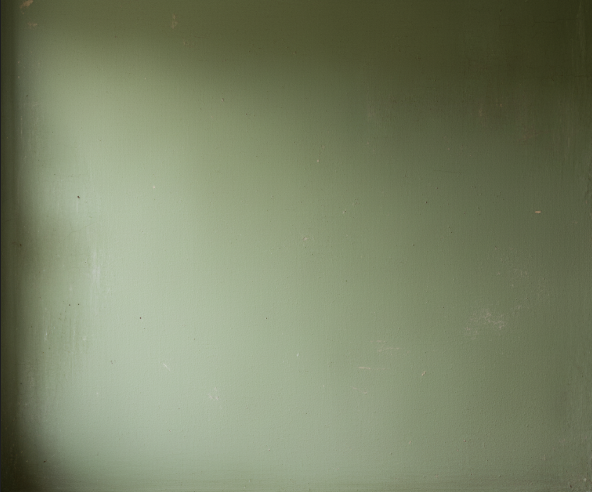
#> input picture GreenWallImage.png, 592 x 492 px, found by its file name
$ python colorage.py
#> lines starting #> are read from the running program, lines starting #| are printed output that depends on the picture; after the words box and inside, x2 and y2 are one past the last pixel; in counts of white or black regions, pixels touching at a corner belong together; long printed decimals are rounded
# Importing Required Packages
import cv2
import numpy as np
import matplotlib.pyplot as plt

# The analyze_paint_fading function
def analyze_paint_fading(image_path):

    # Step 1: Load image
    img = cv2.imread(image_path)
#> img is the input picture: shape (492, 592, 3); mean B, G, R 102.6, 130.7, 122.1
    if img is None:
        raise ValueError(f"Image not found at path: {image_path}")

    # Step 2: Convert to HSV for Saturation analysis
    hsv = cv2.cvtColor(img, cv2.COLOR_BGR2HSV)
#> hsv: shape (492, 592, 3); mean H, S, V 39.3, 61.2, 130.7

    # Extract the Saturation channel (S-channel)
    saturation_channel = hsv[:, :, 1]
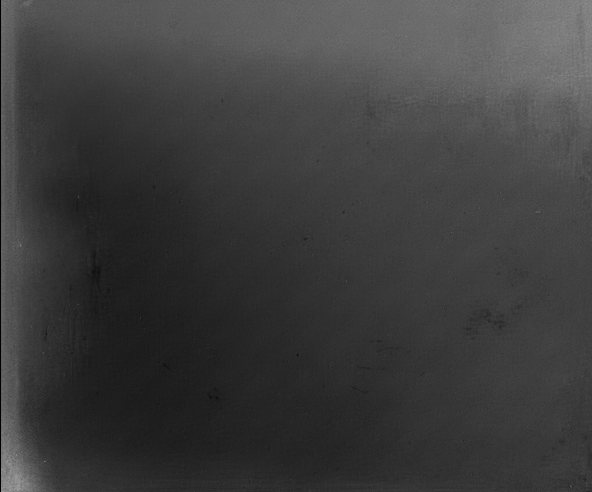
#> saturation_channel: shape (492, 592); min 0, max 158, mean 61.2
    value_channel = hsv[:, :, 2]
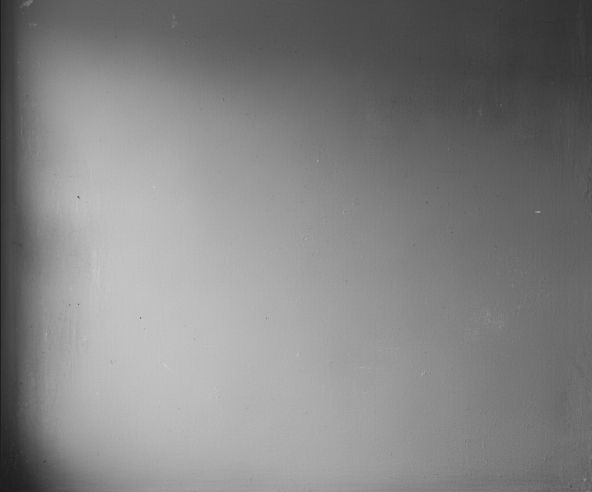
#> value_channel: shape (492, 592); min 25, max 210, mean 130.7

    # --- Step 3: Identify a Representative Area of the Paint (Masking) ---
    # Create a mask to isolate the wall surface (V between 50 and 230)
    lower_V = 50
    upper_V = 230
    wall_mask = cv2.inRange(value_channel, lower_V, upper_V)
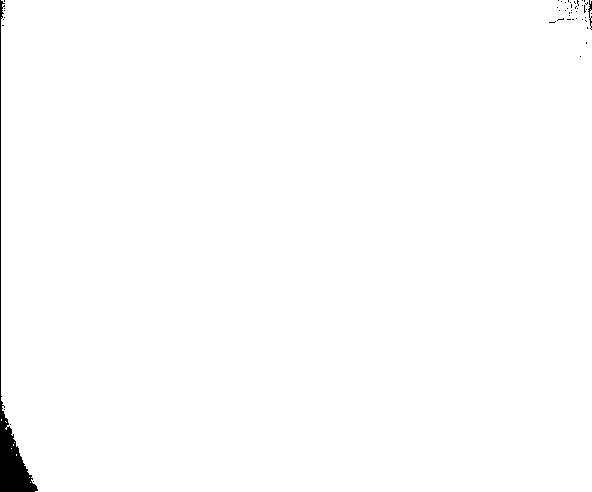
#> wall_mask: shape (492, 592); 99.2% white; 48 black regions (46 under 20 px), largest, box (x1, y1, x2, y2) and area: (0, 0, 38, 492) 2053, (588, 0, 592, 30) 50

    # Remove areas of complex texture (edges/cracks)
    gray = cv2.cvtColor(img, cv2.COLOR_BGR2GRAY)
    edges = cv2.Canny(gray, 50, 150)
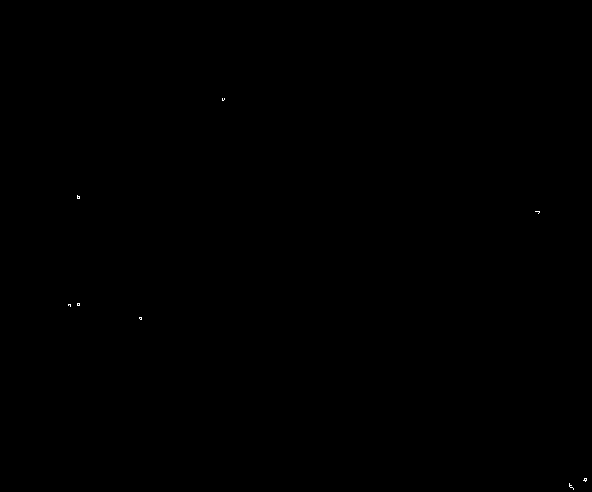
#> edges: shape (492, 592); 0.02% white in thin lines or dots, all inside (x1, y1, x2, y2) = (68, 98, 587, 490)
    kernel = np.ones((5,5), np.uint8)
    edges_dilated = cv2.dilate(edges, kernel, iterations=1)
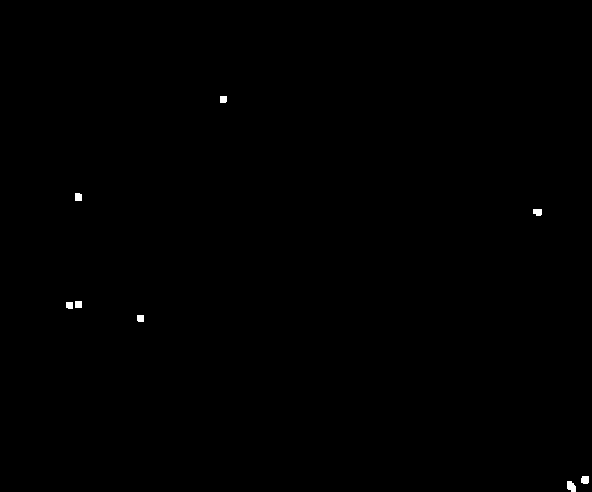
#> edges_dilated: shape (492, 592); 0.15% white; 8 white regions, largest, box (x1, y1, x2, y2) and area: (567, 481, 576, 492) 77, (581, 476, 589, 484) 59, (533, 209, 542, 216) 56

    # Final robust mask for the smooth, central wall area:
    texture_mask = cv2.bitwise_and(wall_mask, wall_mask, mask = ~edges_dilated)
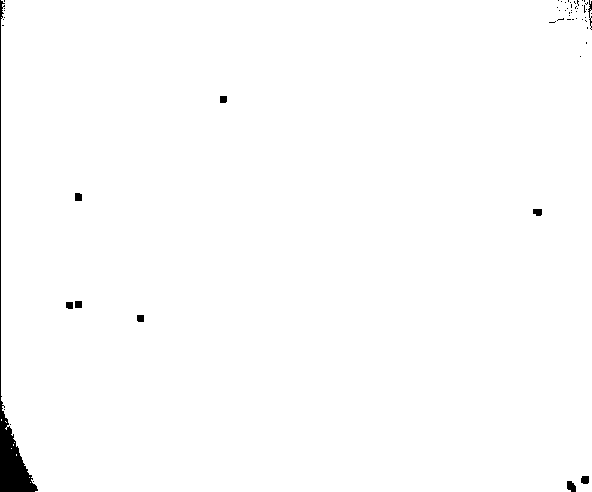
#> texture_mask: shape (492, 592); 99.1% white; 56 black regions (46 under 20 px), largest, box (x1, y1, x2, y2) and area: (0, 0, 38, 492) 2053, (567, 481, 576, 492) 77, (581, 476, 589, 484) 59

    # --- Step 4: Calculate Mean Saturation (The Fading Metric) ---
    # Use the robust mask to calculate the mean saturation only on the clean paint area.
    valid_pixels = saturation_channel[texture_mask > 0]

    if valid_pixels.size == 0:
        print("Warning: Could not isolate a clean paint area for analysis. Returning 0 saturation and 100 fading score.")
        mean_saturation = 0
    else:
        # Saturation values range from 0 (pure gray/white) to 255 (pure color)
        mean_saturation = np.mean(valid_pixels)
#> mean_saturation = 60.97

    # --- Step 4.5: Calculate Analyzed Area in Pixels ---
    # Count the number of white pixels in the texture_mask
    analyzed_area_pixels = np.sum(texture_mask > 0)
#> analyzed_area_pixels = 288628

    # --- Step 5: Calculate Fading Score ---
    max_saturation = 200 # Assumed Max Saturation (as per your code)
    if max_saturation <= 0:
        fading_score = 100.0
    else:
        fading_score = 100.0 * (1 - (mean_saturation / max_saturation))
#> fading_score = 69.51

    # Clamp score between 0 and 100
    fading_score = max(0, min(100, fading_score))

    # --- Step 6: Display Results ---

    # Create an overlay for the analyzed area
    overlay = img.copy()
    overlay[texture_mask > 0] = [255, 0, 0] # Highlight analyzed area in blue
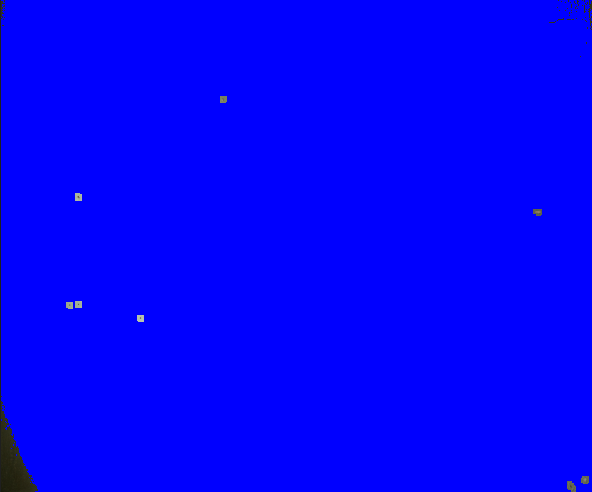
#> overlay: shape (492, 592, 3); mean B, G, R 253, 0.5, 0.5

    # Shwoing the image
    cv2.imshow("Original Image", img) # cv2.cvtColor(img, cv2.COLOR_BGR2RGB)
    cv2.waitKey(0)
    cv2.destroyAllWindows()

    # [18 lines of commented-out code are left out]

    print(f"Mean Paint Saturation (S-Channel): {mean_saturation:.2f} (Max 255)")
#| Mean Paint Saturation (S-Channel): 60.97 (Max 255)
    print(f"Assumed Max Saturation for Score: {max_saturation}")
    print(f"Estimated Fading Score (0=New, 100=Max Fade): {fading_score:.2f}")
#| Estimated Fading Score (0=New, 100=Max Fade): 69.51
    print(f"Analyzed Area (in pixels): {analyzed_area_pixels}")
#| Analyzed Area (in pixels): 288628

    # Determining the Paint Age based on the fading score
    if fading_score <= 0.25:
        print(f"The paint with fading score {fading_score} is New")
    elif fading_score > 0.25 and fading_score <= 0.55:
        print(f"The paint with fading score {fading_score} is Old")
    else:
        print(f"The paint with fading score {fading_score} is Very Old")
#| The paint with fading score 69.513 is Very Old

    return mean_saturation, fading_score

# Execute the analysis
if __name__ == "__main__":
    image_path = r"C:\Users\Webbies\Jupyter_Notebooks\Berger_Site_Inspection_Exterior\InputImages\GreenWallImage.png"
    mean_sat, fade_score = analyze_paint_fading(image_path)
#> mean_sat = 60.97; fade_score = 69.51

$ run again, with CrackImage.png copied over GreenWallImage.png
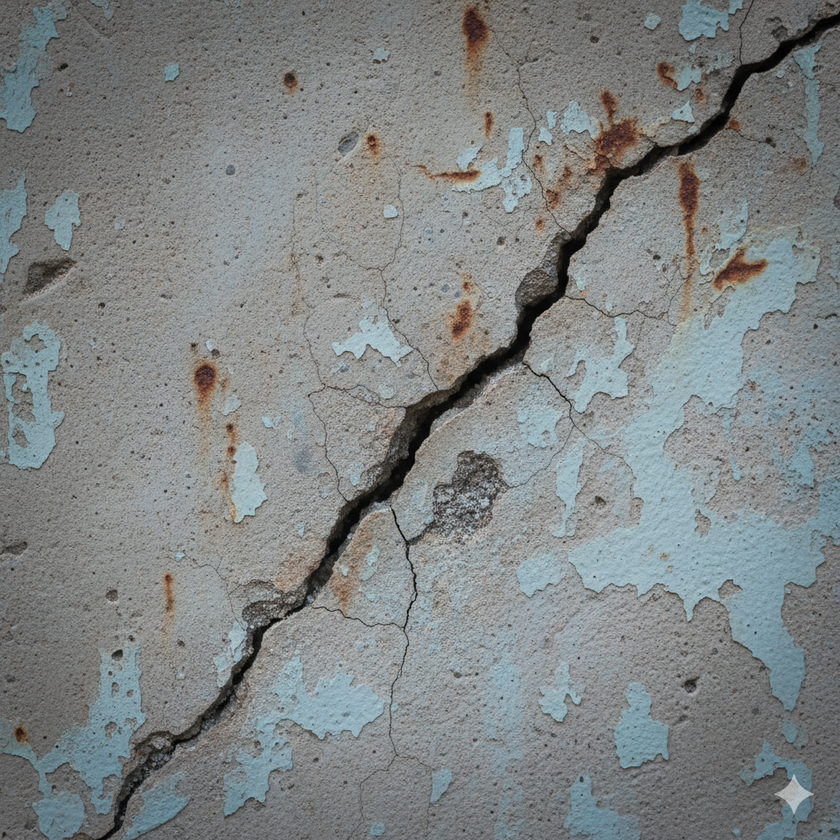
#> input picture CrackImage.png, 840 x 840 px, shrunk from 1024 x 1024 before the run, found by its file name
#> in analyze_paint_fading, img is the input picture: shape (840, 840, 3); mean B, G, R 132.2, 132.1, 127.6
#> hsv: shape (840, 840, 3); mean H, S, V 67.8, 20.2, 135.5
#> in analyze_paint_fading, `wall_mask = cv2.inRange(value_channel, lower_V, upper_V)`:
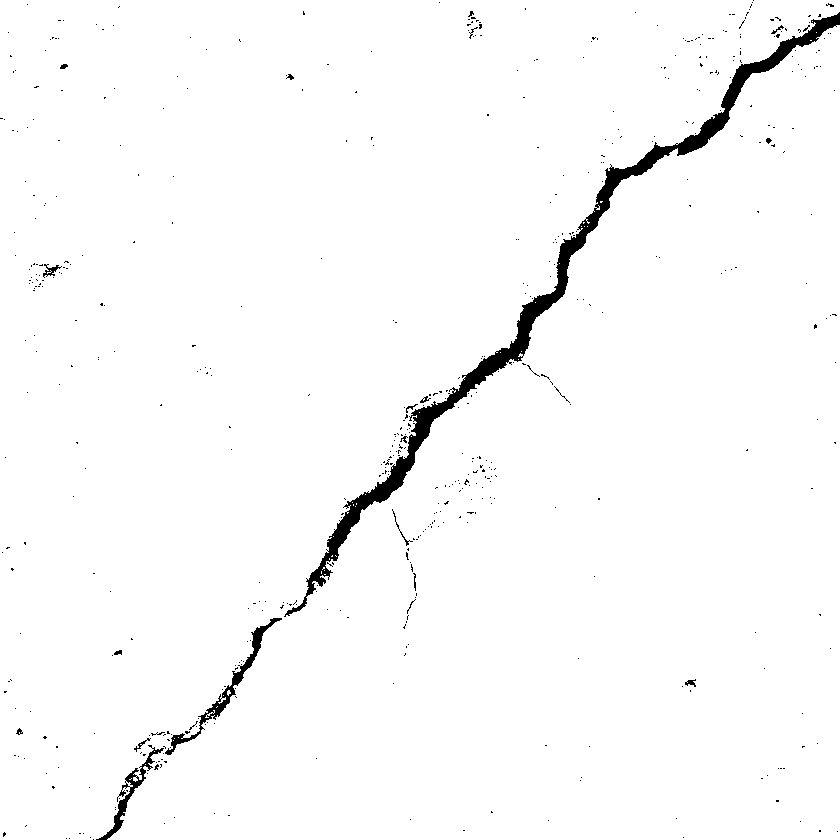
#> wall_mask: shape (840, 840); 97.9% white; 557 black regions (536 under 20 px), largest, box (x1, y1, x2, y2) and area: (284, 12, 840, 617) 10638, (165, 618, 282, 755) 1202, (96, 745, 164, 840) 780
#> edges: shape (840, 840); 29.3% white in thin lines or dots
#> edges_dilated: shape (840, 840); 93% white; 1578 black regions (1212 under 20 px), largest, box (x1, y1, x2, y2) and area: (732, 531, 821, 707) 4466, (582, 523, 737, 587) 3236, (647, 337, 740, 434) 1585
#> mean_saturation = 33.8
#> analyzed_area_pixels = 45773
#> fading_score = 83.1
#> in analyze_paint_fading, `overlay[texture_mask > 0] = [255, 0, 0]`:
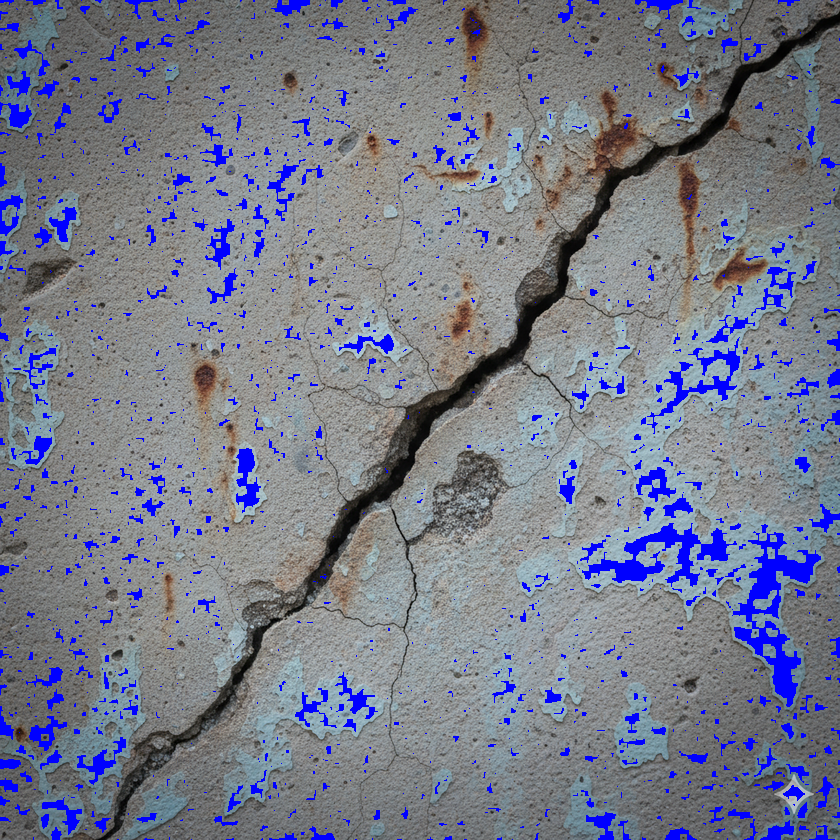
#> overlay: shape (840, 840, 3); 6.49% of pixels changed, all inside (x1, y1, x2, y2) = (0, 0, 840, 840)
#| Mean Paint Saturation (S-Channel): 33.80 (Max 255)
#| Estimated Fading Score (0=New, 100=Max Fade): 83.10
#| Analyzed Area (in pixels): 45773
#| The paint with fading score 83.099 is Very Old
#> mean_sat = 33.8; fade_score = 83.1

$ run again, with DampImage.png copied over GreenWallImage.png
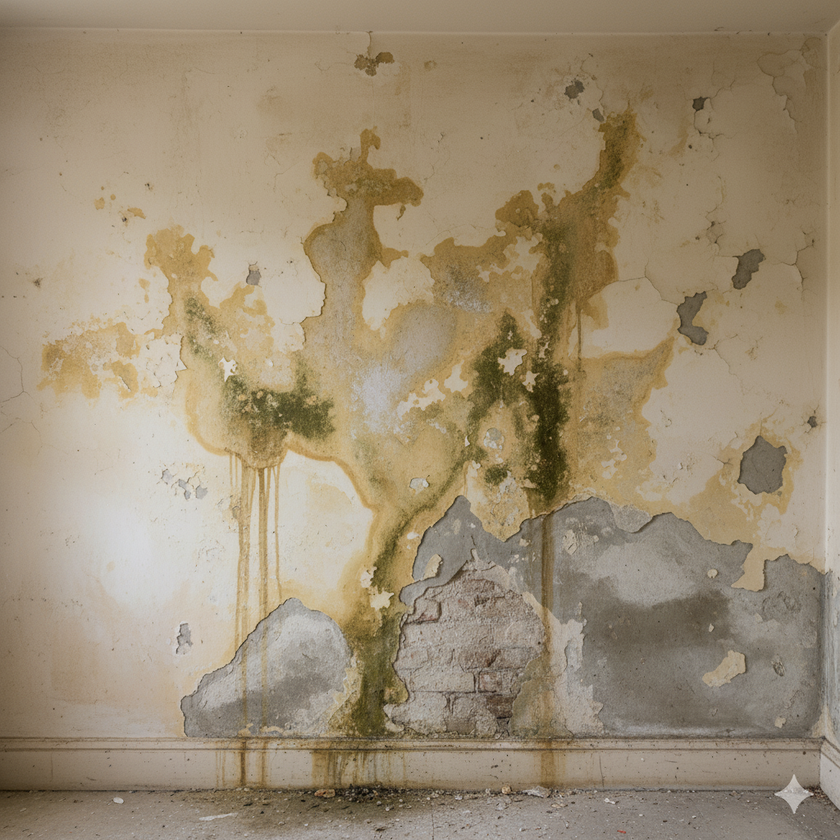
#> input picture DampImage.png, 840 x 840 px, shrunk from 1024 x 1024 before the run, found by its file name
#> in analyze_paint_fading, img is the input picture: shape (840, 840, 3); mean B, G, R 116.2, 140.8, 156.1
#> hsv: shape (840, 840, 3); mean H, S, V 18.6, 68.6, 156.1
#> in analyze_paint_fading, `wall_mask = cv2.inRange(value_channel, lower_V, upper_V)`:
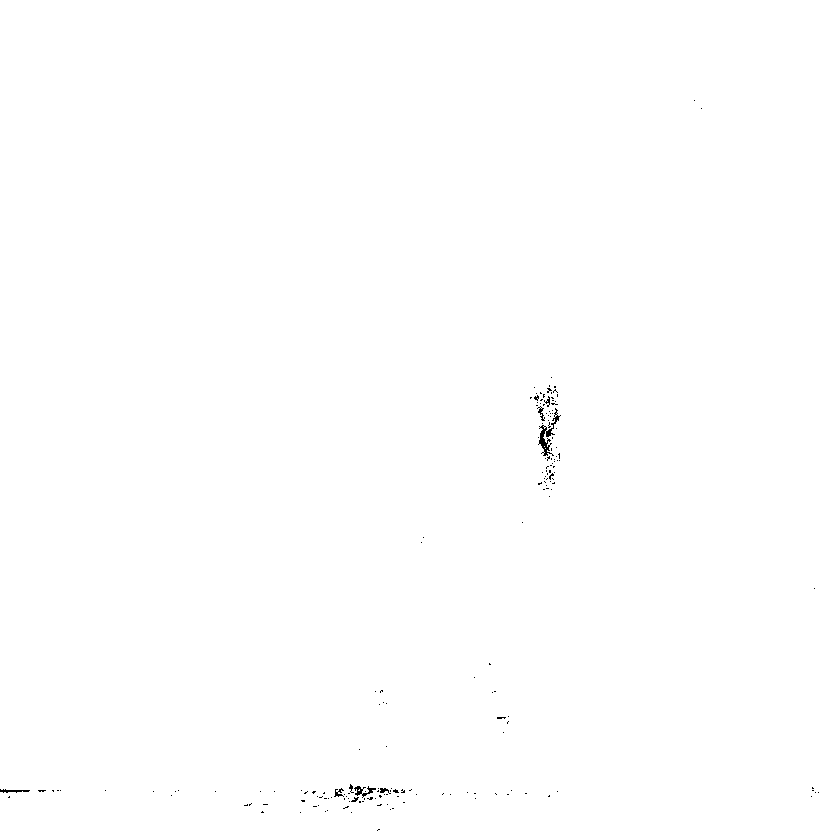
#> wall_mask: shape (840, 840); 99.8% white; black in thin lines or dots, all inside (x1, y1, x2, y2) = (0, 100, 819, 831)
#> edges: shape (840, 840); 8.4% white in thin lines or dots
#> edges_dilated: shape (840, 840); 32.1% white; 172 white regions, largest, box (x1, y1, x2, y2) and area: (0, 84, 840, 840) 195935, (575, 393, 629, 471) 1942, (735, 420, 790, 499) 1444
#> texture_mask: shape (840, 840); 67.8% white; 179 black regions (7 under 20 px), largest, box (x1, y1, x2, y2) and area: (0, 84, 840, 840) 196075, (575, 393, 629, 471) 1942, (735, 420, 790, 499) 1444
#> mean_saturation = 64.09
#> analyzed_area_pixels = 478607
#> fading_score = 67.96
#> in analyze_paint_fading, `overlay[texture_mask > 0] = [255, 0, 0]`:
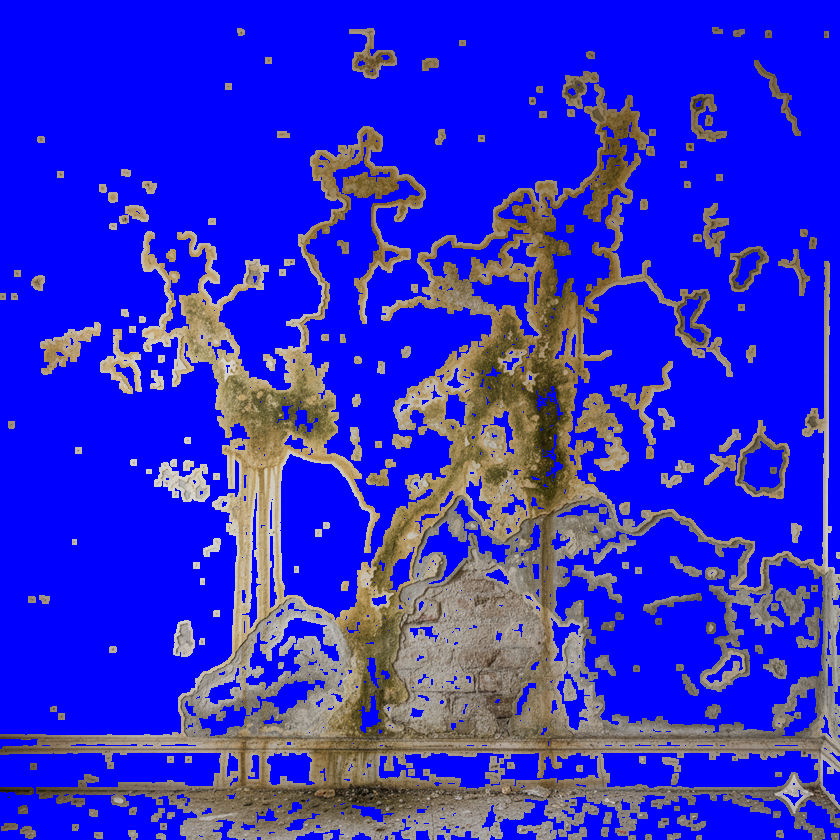
#> overlay: shape (840, 840, 3); mean B, G, R 206.1, 41.8, 46.7
#| Mean Paint Saturation (S-Channel): 64.09 (Max 255)
#| Estimated Fading Score (0=New, 100=Max Fade): 67.96
#| Analyzed Area (in pixels): 478607
#| The paint with fading score 67.957 is Very Old
#> mean_sat = 64.09; fade_score = 67.96
